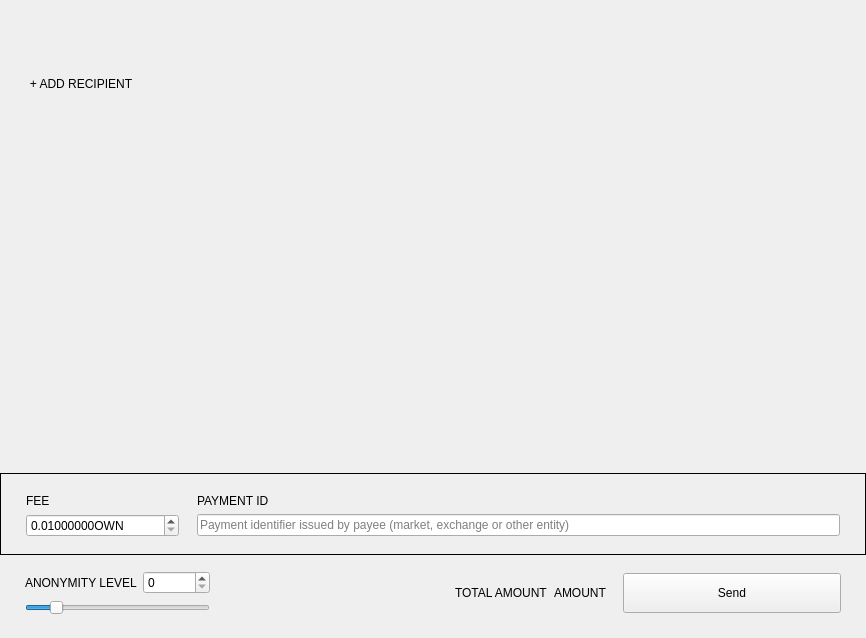
<?xml version="1.0" encoding="UTF-8"?>
<ui version="4.0">
 <class>SendFrame</class>
 <widget class="QFrame" name="SendFrame">
  <property name="geometry">
   <rect>
    <x>0</x>
    <y>0</y>
    <width>866</width>
    <height>638</height>
   </rect>
  </property>
  <property name="windowTitle">
   <string>Frame</string>
  </property>
  <property name="frameShape">
   <enum>QFrame::NoFrame</enum>
  </property>
  <property name="frameShadow">
   <enum>QFrame::Raised</enum>
  </property>
  <layout class="QVBoxLayout" name="verticalLayout">
   <property name="spacing">
    <number>5</number>
   </property>
   <property name="sizeConstraint">
    <enum>QLayout::SetDefaultConstraint</enum>
   </property>
   <property name="leftMargin">
    <number>0</number>
   </property>
   <property name="topMargin">
    <number>0</number>
   </property>
   <property name="rightMargin">
    <number>0</number>
   </property>
   <property name="bottomMargin">
    <number>0</number>
   </property>
   <item>
    <widget class="WalletGui::ResizableScrollArea" name="m_sendScrollarea">
     <property name="enabled">
      <bool>true</bool>
     </property>
     <property name="sizePolicy">
      <sizepolicy hsizetype="MinimumExpanding" vsizetype="Preferred">
       <horstretch>0</horstretch>
       <verstretch>0</verstretch>
      </sizepolicy>
     </property>
     <property name="autoFillBackground">
      <bool>false</bool>
     </property>
     <property name="styleSheet">
      <string notr="true"/>
     </property>
     <property name="frameShape">
      <enum>QFrame::NoFrame</enum>
     </property>
     <property name="sizeAdjustPolicy">
      <enum>QAbstractScrollArea::AdjustToContents</enum>
     </property>
     <property name="widgetResizable">
      <bool>true</bool>
     </property>
     <widget class="QWidget" name="scrollAreaWidgetContents">
      <property name="geometry">
       <rect>
        <x>0</x>
        <y>0</y>
        <width>866</width>
        <height>69</height>
       </rect>
      </property>
      <property name="sizePolicy">
       <sizepolicy hsizetype="Preferred" vsizetype="Preferred">
        <horstretch>0</horstretch>
        <verstretch>0</verstretch>
       </sizepolicy>
      </property>
      <property name="styleSheet">
       <string notr="true"/>
      </property>
      <layout class="QVBoxLayout" name="m_transfersLayout">
       <property name="spacing">
        <number>0</number>
       </property>
       <property name="sizeConstraint">
        <enum>QLayout::SetNoConstraint</enum>
       </property>
       <property name="leftMargin">
        <number>0</number>
       </property>
       <property name="topMargin">
        <number>0</number>
       </property>
       <property name="rightMargin">
        <number>0</number>
       </property>
       <property name="bottomMargin">
        <number>0</number>
       </property>
      </layout>
     </widget>
    </widget>
   </item>
   <item>
    <layout class="QHBoxLayout" name="horizontalLayout_2">
     <property name="spacing">
      <number>0</number>
     </property>
     <item>
      <spacer name="horizontalSpacer_3">
       <property name="orientation">
        <enum>Qt::Horizontal</enum>
       </property>
       <property name="sizeType">
        <enum>QSizePolicy::Fixed</enum>
       </property>
       <property name="sizeHint" stdset="0">
        <size>
         <width>25</width>
         <height>20</height>
        </size>
       </property>
      </spacer>
     </item>
     <item>
      <widget class="WalletGui::WalletNormalLinkLikeButton" name="m_addRecipientButton">
       <property name="cursor">
        <cursorShape>PointingHandCursor</cursorShape>
       </property>
       <property name="focusPolicy">
        <enum>Qt::NoFocus</enum>
       </property>
       <property name="text">
        <string>+ ADD RECIPIENT</string>
       </property>
       <property name="flat">
        <bool>true</bool>
       </property>
      </widget>
     </item>
     <item>
      <spacer name="horizontalSpacer_2">
       <property name="orientation">
        <enum>Qt::Horizontal</enum>
       </property>
       <property name="sizeHint" stdset="0">
        <size>
         <width>478</width>
         <height>17</height>
        </size>
       </property>
      </spacer>
     </item>
    </layout>
   </item>
   <item>
    <spacer name="verticalSpacer_2">
     <property name="orientation">
      <enum>Qt::Vertical</enum>
     </property>
     <property name="sizeType">
      <enum>QSizePolicy::MinimumExpanding</enum>
     </property>
     <property name="sizeHint" stdset="0">
      <size>
       <width>20</width>
       <height>20</height>
      </size>
     </property>
    </spacer>
   </item>
   <item>
    <widget class="QFrame" name="m_sendFeeFrame">
     <property name="frameShape">
      <enum>QFrame::Box</enum>
     </property>
     <property name="frameShadow">
      <enum>QFrame::Plain</enum>
     </property>
     <layout class="QGridLayout" name="gridLayout_2">
      <property name="leftMargin">
       <number>25</number>
      </property>
      <property name="topMargin">
       <number>20</number>
      </property>
      <property name="rightMargin">
       <number>25</number>
      </property>
      <property name="bottomMargin">
       <number>17</number>
      </property>
      <property name="horizontalSpacing">
       <number>18</number>
      </property>
      <item row="0" column="0">
       <widget class="WalletGui::WalletNormalGrayTextLabel" name="label_3">
        <property name="text">
         <string>FEE</string>
        </property>
       </widget>
      </item>
      <item row="0" column="1">
       <widget class="WalletGui::WalletNormalGrayTextLabel" name="m_paymentIdTextLabel">
        <property name="text">
         <string>PAYMENT ID</string>
        </property>
       </widget>
      </item>
      <item row="1" column="0">
       <widget class="QDoubleSpinBox" name="m_feeSpin">
        <property name="buttonSymbols">
         <enum>QAbstractSpinBox::UpDownArrows</enum>
        </property>
        <property name="suffix">
         <string notr="true">OWN</string>
        </property>
        <property name="decimals">
         <number>8</number>
        </property>
        <property name="minimum">
         <double>0.010000000000000</double>
        </property>
        <property name="maximum">
         <double>999999999.000000000000000</double>
        </property>
        <property name="singleStep">
         <double>0.010000000000000</double>
        </property>
        <property name="value">
         <double>0.010000000000000</double>
        </property>
       </widget>
      </item>
      <item row="1" column="1">
       <widget class="WalletGui::ClearableLineEdit" name="m_paymentIdEdit">
        <property name="styleSheet">
         <string notr="true">[errorState=&quot;true&quot;] {
  border-color: #ef3131;
}</string>
        </property>
        <property name="placeholderText">
         <string>Payment identifier issued by payee (market, exchange or other entity)</string>
        </property>
       </widget>
      </item>
     </layout>
    </widget>
   </item>
   <item>
    <widget class="QFrame" name="m_mixinFrame">
     <property name="frameShape">
      <enum>QFrame::NoFrame</enum>
     </property>
     <property name="frameShadow">
      <enum>QFrame::Raised</enum>
     </property>
     <layout class="QGridLayout" name="gridLayout">
      <property name="leftMargin">
       <number>25</number>
      </property>
      <property name="topMargin">
       <number>11</number>
      </property>
      <property name="rightMargin">
       <number>25</number>
      </property>
      <property name="bottomMargin">
       <number>23</number>
      </property>
      <item row="0" column="2" rowspan="2">
       <widget class="QLabel" name="label">
        <property name="text">
         <string/>
        </property>
       </widget>
      </item>
      <item row="0" column="5" rowspan="2">
       <widget class="WalletGui::WalletExtraNormalBlackTextLabel" name="m_totalAmountLabel">
        <property name="text">
         <string>AMOUNT</string>
        </property>
        <property name="indent">
         <number>0</number>
        </property>
       </widget>
      </item>
      <item row="0" column="1">
       <widget class="QSpinBox" name="m_mixinSpin">
        <property name="maximum">
         <number>999999999</number>
        </property>
       </widget>
      </item>
      <item row="0" column="3" rowspan="2">
       <spacer name="horizontalSpacer">
        <property name="orientation">
         <enum>Qt::Horizontal</enum>
        </property>
        <property name="sizeType">
         <enum>QSizePolicy::Expanding</enum>
        </property>
        <property name="sizeHint" stdset="0">
         <size>
          <width>298</width>
          <height>20</height>
         </size>
        </property>
       </spacer>
      </item>
      <item row="1" column="0" colspan="2">
       <widget class="QSlider" name="m_mixinSlider">
        <property name="maximumSize">
         <size>
          <width>16777215</width>
          <height>16777215</height>
         </size>
        </property>
        <property name="maximum">
         <number>50</number>
        </property>
        <property name="pageStep">
         <number>1</number>
        </property>
        <property name="value">
         <number>7</number>
        </property>
        <property name="tracking">
         <bool>false</bool>
        </property>
        <property name="orientation">
         <enum>Qt::Horizontal</enum>
        </property>
       </widget>
      </item>
      <item row="0" column="7" rowspan="2">
       <widget class="WalletGui::WalletLargeBlueButton" name="m_sendButton">
        <property name="sizePolicy">
         <sizepolicy hsizetype="Fixed" vsizetype="Fixed">
          <horstretch>0</horstretch>
          <verstretch>0</verstretch>
         </sizepolicy>
        </property>
        <property name="minimumSize">
         <size>
          <width>218</width>
          <height>40</height>
         </size>
        </property>
        <property name="maximumSize">
         <size>
          <width>218</width>
          <height>40</height>
         </size>
        </property>
        <property name="focusPolicy">
         <enum>Qt::NoFocus</enum>
        </property>
        <property name="text">
         <string>Send</string>
        </property>
       </widget>
      </item>
      <item row="0" column="4" rowspan="2">
       <widget class="WalletGui::WalletNormalGrayTextLabel" name="label_2">
        <property name="text">
         <string>TOTAL AMOUNT</string>
        </property>
       </widget>
      </item>
      <item row="0" column="0">
       <widget class="WalletGui::WalletNormalGrayTextLabel" name="m_mixinTextLabel">
        <property name="text">
         <string>ANONYMITY LEVEL</string>
        </property>
       </widget>
      </item>
      <item row="0" column="6" rowspan="2">
       <spacer name="horizontalSpacer_4">
        <property name="orientation">
         <enum>Qt::Horizontal</enum>
        </property>
        <property name="sizeType">
         <enum>QSizePolicy::Fixed</enum>
        </property>
        <property name="sizeHint" stdset="0">
         <size>
          <width>10</width>
          <height>20</height>
         </size>
        </property>
       </spacer>
      </item>
     </layout>
    </widget>
   </item>
  </layout>
 </widget>
 <customwidgets>
  <customwidget>
   <class>WalletGui::WalletNormalGrayTextLabel</class>
   <extends>QLabel</extends>
   <header>Gui/Common/WalletTextLabel.h</header>
  </customwidget>
  <customwidget>
   <class>WalletGui::WalletLargeBlueButton</class>
   <extends>QPushButton</extends>
   <header>Gui/Common/WalletBlueButton.h</header>
  </customwidget>
  <customwidget>
   <class>WalletGui::ClearableLineEdit</class>
   <extends>QLineEdit</extends>
   <header>Gui/Common/ClearableLineEdit.h</header>
  </customwidget>
  <customwidget>
   <class>WalletGui::ResizableScrollArea</class>
   <extends>QScrollArea</extends>
   <header>Gui/Common/ResizableScrollArea.h</header>
   <container>1</container>
  </customwidget>
  <customwidget>
   <class>WalletGui::WalletNormalLinkLikeButton</class>
   <extends>QPushButton</extends>
   <header>Gui/Common/WalletLinkLikeButton.h</header>
  </customwidget>
  <customwidget>
   <class>WalletGui::WalletExtraNormalBlackTextLabel</class>
   <extends>QLabel</extends>
   <header>Gui/Common/WalletTextLabel.h</header>
  </customwidget>
 </customwidgets>
 <tabstops>
  <tabstop>m_paymentIdEdit</tabstop>
  <tabstop>m_mixinSlider</tabstop>
  <tabstop>m_sendScrollarea</tabstop>
 </tabstops>
 <resources/>
 <connections>
  <connection>
   <sender>m_sendButton</sender>
   <signal>clicked()</signal>
   <receiver>SendFrame</receiver>
   <slot>sendClicked()</slot>
   <hints>
    <hint type="sourcelabel">
     <x>53</x>
     <y>561</y>
    </hint>
    <hint type="destinationlabel">
     <x>432</x>
     <y>294</y>
    </hint>
   </hints>
  </connection>
  <connection>
   <sender>m_mixinSlider</sender>
   <signal>valueChanged(int)</signal>
   <receiver>SendFrame</receiver>
   <slot>mixinValueChanged(int)</slot>
   <hints>
    <hint type="sourcelabel">
     <x>221</x>
     <y>520</y>
    </hint>
    <hint type="destinationlabel">
     <x>432</x>
     <y>294</y>
    </hint>
   </hints>
  </connection>
  <connection>
   <sender>m_addRecipientButton</sender>
   <signal>clicked()</signal>
   <receiver>SendFrame</receiver>
   <slot>addRecipientClicked()</slot>
   <hints>
    <hint type="sourcelabel">
     <x>78</x>
     <y>414</y>
    </hint>
    <hint type="destinationlabel">
     <x>432</x>
     <y>294</y>
    </hint>
   </hints>
  </connection>
  <connection>
   <sender>m_paymentIdEdit</sender>
   <signal>textChanged(QString)</signal>
   <receiver>SendFrame</receiver>
   <slot>validatePaymentId(QString)</slot>
   <hints>
    <hint type="sourcelabel">
     <x>538</x>
     <y>521</y>
    </hint>
    <hint type="destinationlabel">
     <x>432</x>
     <y>318</y>
    </hint>
   </hints>
  </connection>
  <connection>
   <sender>m_mixinSpin</sender>
   <signal>valueChanged(int)</signal>
   <receiver>SendFrame</receiver>
   <slot>mixinValueChanged(int)</slot>
   <hints>
    <hint type="sourcelabel">
     <x>201</x>
     <y>575</y>
    </hint>
    <hint type="destinationlabel">
     <x>432</x>
     <y>318</y>
    </hint>
   </hints>
  </connection>
 </connections>
 <slots>
  <slot>sendClicked()</slot>
  <slot>clearAllClicked()</slot>
  <slot>addRecipientClicked()</slot>
  <slot>mixinValueChanged(int)</slot>
  <slot>validatePaymentId(QString)</slot>
 </slots>
</ui>
